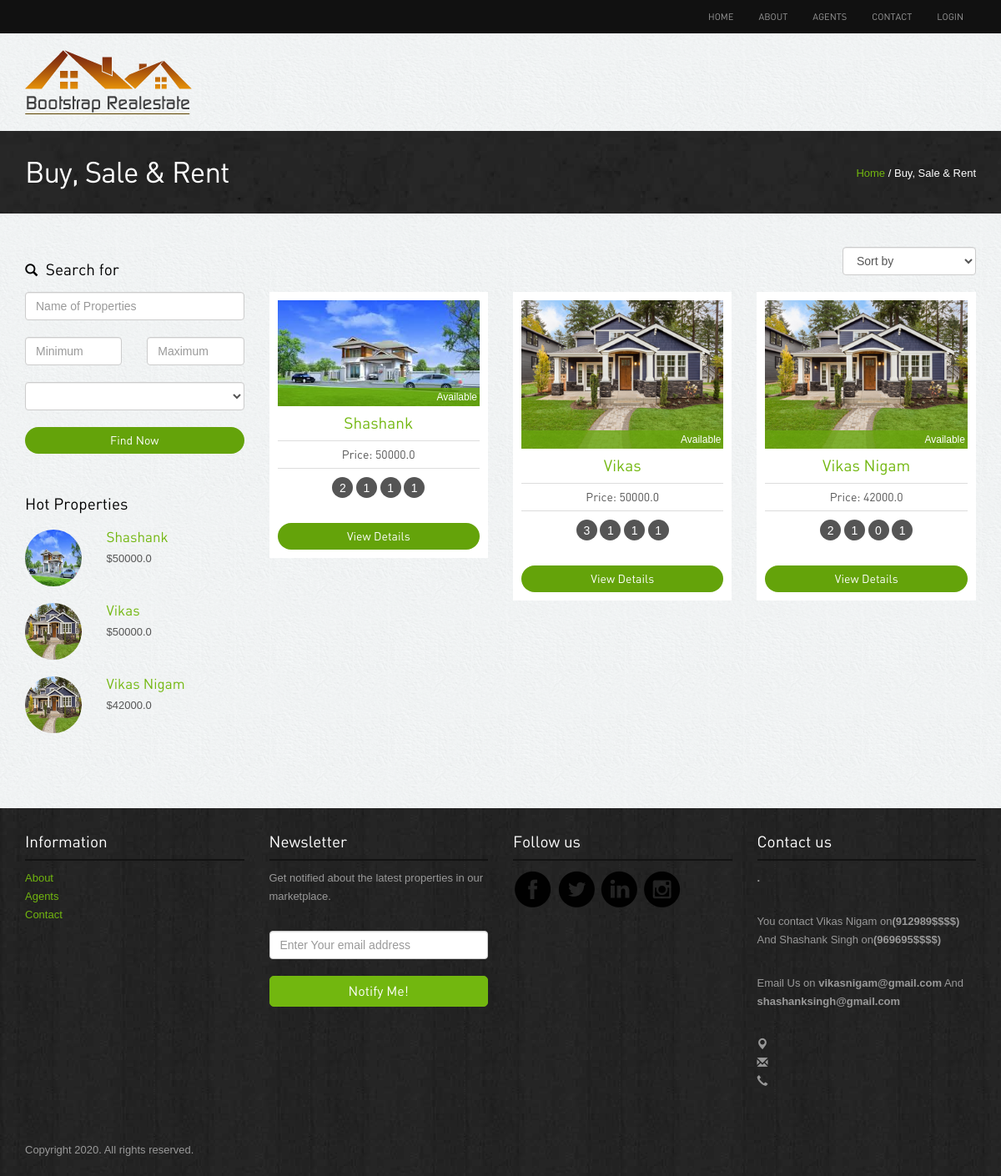
Screenshot of /property/agent_list.html with the database file from the repository.
### property/models.py (models this page shows, shortened)
class Property(models.Model) :
    name = models.CharField(max_length=100)
    agent = models.ForeignKey(Agent, on_delete=models.SET_NULL, null=True, verbose_name='Agent')
    price = models.FloatField(verbose_name='Property Price')
    description = models.TextField(verbose_name='Property Details')
    location = models.CharField(max_length=200, verbose_name='Property Location')
    building_type = models.ForeignKey(BuildingType, on_delete=models.SET_NULL, null=True, verbose_name='Property Type')
    sale_type = models.ForeignKey(SaleType, on_delete=models.SET_NULL, null=True, verbose_name='Type of Sale')
    date_added = models.DateField(default=timezone.now, verbose_name='Date Registered')
    bedrooms = models.IntegerField(default=0, verbose_name='Number of Bedrooms')
    kitchens = models.IntegerField(default=0, verbose_name='Number of Kitchens')
    living_rooms = models.IntegerField(default=0, verbose_name='Number of Living Rooms')
    parking = models.IntegerField(default=0, verbose_name='Number of Parking Lots')
    picture_1 = models.ImageField(upload_to="media/property")
    picture_2 = models.ImageField(blank=True, null=True, upload_to="media/property")
    picture_3 = models.ImageField(blank=True, null=True, upload_to="media/property")
    picture_4 = models.ImageField(blank=True, null=True, upload_to="media/property")
    availability = models.BooleanField(default=True)
    class Meta :
        verbose_name_plural = 'Properties'
        ordering =['name', 'price']

### property/views.py (the view)
# urls.py: path('agent_list.html', views.PropertyListView.as_view(), name='list'),
class PropertyListView(ListView):
    paginate_by = 10
    extra_context = {
        'hot_property_list': hot_properties(4)
    }
    def get_queryset(self):
        name = self.request.GET.get("name")
        building_type = self.request.GET.get("building_type")
        sale_type = self.request.GET.get("sale_type")
        min_price = self.request.GET.get("min")
        max_price = self.request.GET.get("max")
        property_list = Property.objects.all()
        if name is not None:
            property_list = property_list.filter(name__icontains=name)
        if sale_type is not None :
            property_list = property_list.filter(sale_type=sale_type)
        if building_type is not None:
            property_list = property_list.filter(building_type=building_type)
        if min_price is not None and min_price is not "":
            property_list = property_list.filter(price__gte=float(min_price))
        if max_price is not None and max_price is not "":
            property_list = property_list.filter(price__lte=float(max_price))
        return property_list
    model = Property

### templates/property/property_list.html (shortened to what this page needs)
{% extends 'base.html' %}
{% load static %}
{% block content %}
<div class="inside-banner">
  <div class="container">
    <span class="pull-right"><a href="#">Home</a> / Buy, Sale & Rent</span>
    <h2>Buy, Sale & Rent</h2>
</div>
</div>
<div class="container">
<div class="properties-listing spacer">
<div class="row">
<div class="col-lg-3 col-sm-4 ">
  <div class="search-form"><h4><span class="glyphicon glyphicon-search"></span> Search for</h4>
    <form method="get" action="{% url 'property:list' %}">
            <input type="text" class="form-control" placeholder="Name of Properties" name="name">
    <div class="row">
            <div class="col-lg-6">
              <input type="number" class="form-control" placeholder="Minimum" name="min"/>
            </div>
            <div class="col-lg-6">
              <input type="number" class="form-control" placeholder="Maximum" name="max">
            </div>
          </div>
          <div class="row">
          <div class="col-lg-12">
              <select class="form-control" name="building_type">
              </select>
              </div>
          </div>
          <button class="btn btn-primary" type="submit">Find Now</button>
    </form>
  </div>
    <div class="hot-properties hidden-xs">
        <h4>Hot Properties</h4>
        {% for property in hot_property_list %}
            <div class="row">
                <div class="col-lg-4 col-sm-5">
                    <img src="{{ MEDIA_URL }}{{ property.picture_1 }}" class="img-responsive img-circle" alt="properties">
                </div>
                <div class="col-lg-8 col-sm-7">
                <h5><a href="{% url 'property:detail' property.id %}">{{ property.name }}</a></h5>
                <p class="price">${{ property.price }}</p> </div>
            </div>
        {% endfor %}
    </div>
</div>
<div class="col-lg-9 col-sm-8">
<div class="sortby clearfix">
  <div class="pull-right">
  <select class="form-control">
  <option>Sort by</option>
</select></div>
</div>
<div class="row">
    {% for property in property_list %}
        <div class="col-lg-4 col-sm-6">
        <div class="properties">
            <div class="image-holder"><img src="{{ MEDIA_URL }}{{ property.picture_1 }}" class="img-responsive" alt="{{ property.name }}">
                <div class="status sold">
                    {% if property.availability %}
                        Available
                    {% else %}
                        Sold
                    {% endif %}
                </div>
            </div>
        <h4><a href="{% url 'property:detail' property.id %}">{{ property.name }}</a></h4>
        <p class="price">Price: {{ property.price }}</p>
        <div class="listing-detail">
            <span data-toggle="tooltip" data-placement="bottom" data-original-title="Bed Room">{{ property.bedrooms }}</span>
            <span data-toggle="tooltip" data-placement="bottom" data-original-title="Living Room">{{ property.living_rooms }}</span>
            <span data-toggle="tooltip" data-placement="bottom" data-original-title="Parking">{{ property.parking }}</span>
            <span data-toggle="tooltip" data-placement="bottom" data-original-title="Kitchen">{{ property.kitchens }}</span>
        </div>
        <a class="btn btn-primary" href="{% url 'property:detail' property.id %}">View Details</a>
      </div>
      </div>
    {% endfor %}
</div>
</div>
</div>
</div>
</div>
{% endblock %}

### static/assets/style.css (style rules this page uses)
body { color:#555; font:normal 13px/22px Arial; background:url(../images/bgmain.png) #eee; }
h1,h2,h3,h4,h5 { font-weight:normal; font-family: din;margin: 0;padding: 0;color: #000 }
h2 { font-size: 35px; letter-spacing: -1px;margin-bottom: 20px; }
h4 { margin: 10px 0; font-size: 19px; }
h5 { margin: 0 0 5px 0; font-size: 17px; }
h4 span { margin-right: 5px; font-size: 15px; }
p { margin-bottom: 30px; }
a { color:#72b70f; text-decoration:none;outline: none; }
.spacer { margin-top: 40px;margin-bottom:40px; }
select,input { outline: 0; margin-bottom: 20px; }
.btn { border-radius: 5px; font-family: din; outline: none; }
.btn-primary { background: #64a30a;border:none;width: 100%;border-radius: 20px; }
.properties-listing div.properties { padding: 10px; background-color: #fff;text-align: center; margin-bottom: 20px; }
.properties-listing div.properties .image-holder { position: relative; }
.properties-listing div.properties .status { position: absolute;bottom: 0;z-index: 100;display: block;width: 100%;color: #fff;padding:0 3px;text-align: right; font-size: 12px; }
.properties-listing div.properties p { margin-bottom: 10px; font-size: 14px;border-top: 1px solid #ddd;border-bottom: 1px solid #ddd;padding: 5px 0;font-family: din; }
.listing-detail { margin-bottom: 30px; }
.listing-detail span { color: #fff; width: 25px; height: 25px; background-color: #555;display: inline-block;border-radius:25px; text-align: center;line-height: 26px; font-size: 14px;cursor: crosshair; }
.status.sold { background:rgba(104,167,13,0.8); }
.inside-banner { background:url(../images/bginside.jpg) #222;color: #fff; padding: 30px 0; }
.inside-banner h2 { margin: 0; color: #fff; }
.inside-banner span { margin-top: 10px; }
.search-form { margin-bottom: 50px; }
.search-form h4 { margin: 17px 0; }
.hot-properties { margin-bottom: 50px; }
.hot-properties img { width: 68px; height: 68px; }
.hot-properties h4 { margin-bottom: 20px; }
.hot-properties .row { margin-bottom: 20px; }
.hot-properties .row p { margin-bottom: 5px; }

### rows the page displays
Property: picture_1 (picture), name "Shashank", price "50000.0", availability "Available", bedrooms "2", living_rooms "1", parking "1", kitchens "1"
Property: picture_1 (picture), name "Vikas", price "50000.0", availability "Available", bedrooms "3", living_rooms "1", parking "1", kitchens "1"
Property: picture_1 (picture), name "Vikas Nigam", price "42000.0", availability "Available", bedrooms "2", living_rooms "1", parking "0", kitchens "1"
